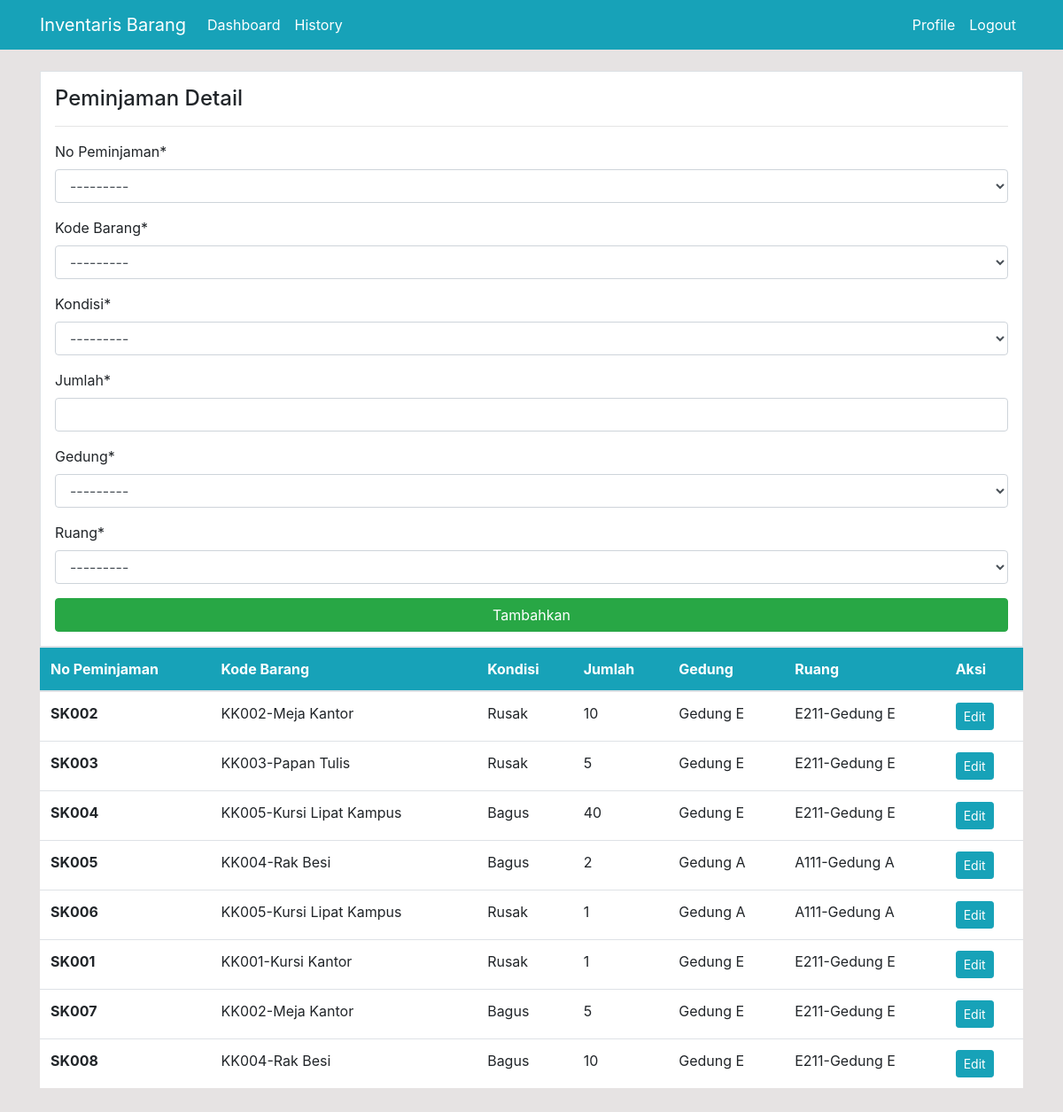
The app's page /peminjamandetail/ (signed in) with its own data.
### dashboard/models.py (models this page shows, shortened)
class Peminjaman (models.Model):
    ID = models.PositiveIntegerField()
    No_Peminjaman = models.CharField(max_length=10, primary_key=True)
    NIP_NRK = models.ForeignKey(Pegawai, on_delete=models.CASCADE)
    tgl_pinjam = models.DateTimeField(auto_now_add=True)
    tgl_kembali = models.DateTimeField(null=True, blank=True)
    BAST = models.FileField(("BAST Disposisi"), upload_to=None, max_length=100)
    def __str__(self):
        return f'{self.No_Peminjaman}'

class Barang(models.Model):
    ID = models.PositiveIntegerField()
    Kode_Barang = models.CharField(max_length=6, primary_key=True)
    Nama_Barang = models.CharField(max_length=30, null=True)
    Merk = models.CharField(max_length=30, null=True)
    Stock = models.PositiveIntegerField(null=True)
    BAST = models.FileField(("BAST Perolehan"), upload_to=None, max_length=100)
    def __str__(self):
        return f'{self.Kode_Barang}-{self.Nama_Barang}'

class PeminjamanDetail(models.Model):
    No_Peminjaman = models.OneToOneField(Peminjaman, on_delete=models.CASCADE)
    Kode_Barang = models.ForeignKey(Barang, on_delete=models.CASCADE)
    Kondisi = models.CharField(max_length=10, choices=Pilihan_Kondisi, null=True)
    Jumlah = models.PositiveIntegerField()
    Gedung = models.ForeignKey(Gedung, on_delete=models.CASCADE)
    Ruang = models.ForeignKey(Ruang, on_delete=models.CASCADE)

class Gedung(models.Model):
    ID = models.PositiveIntegerField()
    Nama_Gedung = models.CharField(max_length=20, primary_key=True)
    MG = models.ForeignKey(Pegawai, null=True, on_delete=models.SET_NULL)
    def __str__(self):
        return f'{self.Nama_Gedung}'

class Ruang(models.Model):
    ID = models.PositiveIntegerField()
    Ruang = models.CharField(max_length=20, primary_key=True)
    PJ_Ruang = models.ForeignKey(Pegawai, null=True, on_delete=models.SET_NULL)
    Gedung = models.ForeignKey(Gedung, on_delete=models.CASCADE)
    def __str__(self):
        return f'{self.Ruang}-{self.Gedung}'

### dashboard/views.py (the view)
# urls.py: path('peminjamandetail/', views.peminjamandetail, name='dashboard-peminjamandetail'),
@login_required
def peminjamandetail(request):
    items = PeminjamanDetail.objects.all()
    if request.method == 'POST':
        form = PeminjamanDetailForm(request.POST, request.FILES)
        history = PeminjamanDetailHistoryForm(request.POST, request.FILES)
        if form.is_valid():
            form.save()
            history.form=form
            history.save()
            return redirect('dashboard-peminjamandetail')
    else:
        form = PeminjamanDetailForm()
    context = {
        'items' : items,
        'form' : form,
    }
    return render(request, 'dashboard/peminjamandetail.html', context)

### dashboard/forms.py
class PeminjamanDetailForm(forms.ModelForm):
    class Meta:
        model = PeminjamanDetail
        fields = ['No_Peminjaman', 'Kode_Barang', 'Kondisi', 'Jumlah', 'Gedung', 'Ruang']

### templates/dashboard/peminjamandetail.html (shortened to what this page needs)
{% extends 'partials/base.html' %}
{% load crispy_forms_tags %}
{% block content %}
    <div class="container">
        <div class="row my-4">
            <div class="col-md-12">
            <div class="border bg-white p-3">
                    <h4>Peminjaman Detail</h4>
                    <hr>
                    <form method="POST" enctype="multipart/form-data">
                        {{ form|crispy }}
                        <input class="btn btn-success btn-block" type="submit" value="Tambahkan">
                    </form>
                </div>
                </div>
            <div class="col-md-12">
                <table class="table bg-white">
                    <thead class="bg-info">
                        <tr class="text-white">
                            <th scope="col">No Peminjaman</th>
                            <th scope="col">Kode Barang</th>
                            <th scope="col">Kondisi</th>
                            <th scope="col">Jumlah</th>
                            <th scope="col">Gedung</th>
                            <th scope="col">Ruang</th>
                            <th scope="col">Aksi</th>
                        </tr>
                    </thead>
                    <tbody>
                     {% for item in items %}
                        <tr>
                            <th scope="row">{{ item.No_Peminjaman }}</th>
                            <td>{{ item.Kode_Barang }}</td>
                            <td>{{ item.Kondisi }}</td>
                            <td>{{ item.Jumlah }}</td>
                            <td>{{ item.Gedung }}</td>
                            <td>{{ item.Ruang }}</td>
                            <td><a class="btn btn-info btn-sm" href="{% url 'dashboard-update-peminjamandetail' item.No_Peminjaman %}">Edit</a></td>
                        </tr>
                    {% endfor %}
                    </tbody>
                </table>
            </div>
        </div>
    </div>
{% endblock %}

### static/style.css (style rules this page uses)
body { background: rgb(230, 227, 227); }
td { word-wrap: break-word; }
* { box-sizing: border-box; }

### records on screen
Peminjaman: No_Peminjaman "---------"
Barang: Kode_Barang "---------"
PeminjamanDetail: No_Peminjaman "SK002", Kode_Barang "KK002-Meja Kantor", Kondisi "Rusak", Jumlah "10", Gedung "Gedung E", Ruang "E211-Gedung E"
PeminjamanDetail: No_Peminjaman "SK003", Kode_Barang "KK003-Papan Tulis", Kondisi "Rusak", Jumlah "5", Gedung "Gedung E", Ruang "E211-Gedung E"
PeminjamanDetail: No_Peminjaman "SK004", Kode_Barang "KK005-Kursi Lipat Kampus", Kondisi "Bagus", Jumlah "40", Gedung "Gedung E", Ruang "E211-Gedung E"
PeminjamanDetail: No_Peminjaman "SK005", Kode_Barang "KK004-Rak Besi", Kondisi "Bagus", Jumlah "2", Gedung "Gedung A", Ruang "A111-Gedung A"
PeminjamanDetail: No_Peminjaman "SK006", Kode_Barang "KK005-Kursi Lipat Kampus", Kondisi "Rusak", Jumlah "1", Gedung "Gedung A", Ruang "A111-Gedung A"
PeminjamanDetail: No_Peminjaman "SK001", Kode_Barang "KK001-Kursi Kantor", Kondisi "Rusak", Jumlah "1", Gedung "Gedung E", Ruang "E211-Gedung E"
PeminjamanDetail: No_Peminjaman "SK007", Kode_Barang "KK002-Meja Kantor", Kondisi "Bagus", Jumlah "5", Gedung "Gedung E", Ruang "E211-Gedung E"
PeminjamanDetail: No_Peminjaman "SK008", Kode_Barang "KK004-Rak Besi", Kondisi "Bagus", Jumlah "10", Gedung "Gedung E", Ruang "E211-Gedung E"
